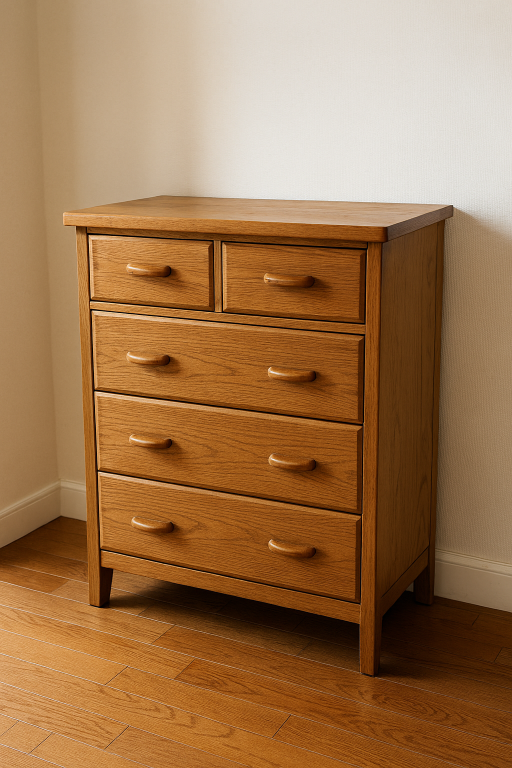
#> input picture test_images/1.png, 1024 x 1536 px (shown at 1/2 size)
$ python -i create_demo_dataset.py   (imports and definitions only)
#> lines starting #> are read from the running program, lines starting #| are printed output that depends on the picture
#> further down, picture is the input picture: PIL image 1024x1536 RGB; mean R, G, B 158.7, 117.5, 77.8
from PIL import Image, ImageDraw
from pathlib import Path
import argparse
import random
import numpy as np


# [36 lines left out: functions make_tansu, make_not_tansu, not called in this run]


def augment_image(img, max_rotate=15, brightness_jitter=0.2, contrast_jitter=0.15, noise_std=6):
    """Apply simple augmentations: flip, rotate, brightness/contrast, add Gaussian noise."""
#> called with max_rotate = 15, brightness_jitter = 0.2, contrast_jitter = 0.15, noise_std = 6
    # Random horizontal flip
    if random.random() < 0.5:
        img = img.transpose(Image.FLIP_LEFT_RIGHT)

    # Random rotation
    angle = random.uniform(-max_rotate, max_rotate)
    img = img.rotate(angle, resample=Image.BILINEAR)
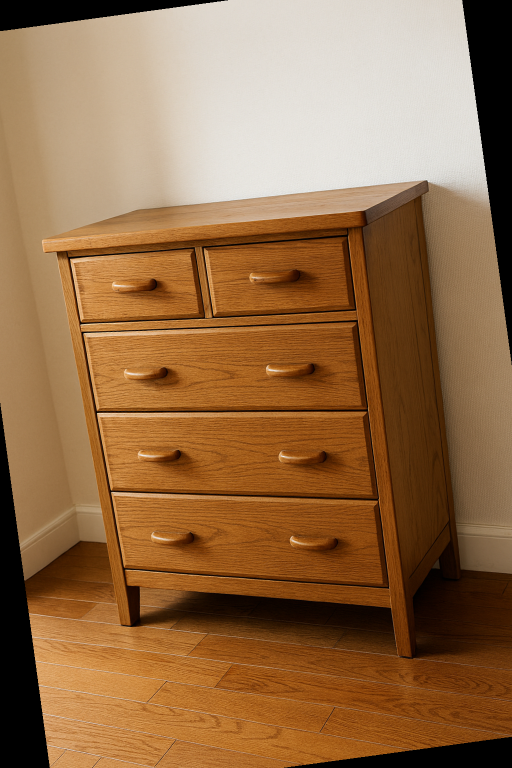
#> img: PIL image 1024x1536 RGB (shown at 1/2 size); mean R, G, B 147.8, 109, 71.6

    # Brightness and contrast
    from PIL import ImageEnhance
    if brightness_jitter > 0:
        factor = 1.0 + random.uniform(-brightness_jitter, brightness_jitter)
        img = ImageEnhance.Brightness(img).enhance(factor)
    if contrast_jitter > 0:
        factor = 1.0 + random.uniform(-contrast_jitter, contrast_jitter)
        img = ImageEnhance.Contrast(img).enhance(factor)

    # Add slight Gaussian noise
    if noise_std and noise_std > 0:
        arr = np.array(img).astype('float32')
        noise = np.random.normal(0, noise_std, arr.shape)
        arr = arr + noise
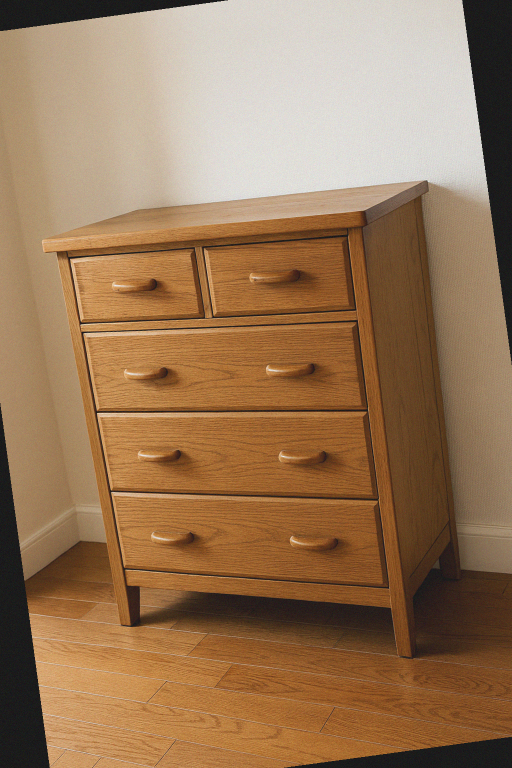
#> arr: shape (1536, 1024, 3) float64 (shown at 1/2 size); mean R, G, B 139.9, 105.1, 71.6; drawn with min black and max white
        arr = np.clip(arr, 0, 255).astype('uint8')
        img = Image.fromarray(arr)

    return img


# [26 lines left out: function main, not called in this run]


# [2 lines not run here, left out]

>>> from PIL import Image
>>> picture = Image.open('../test_images/1.png')
>>> result = augment_image(picture)
